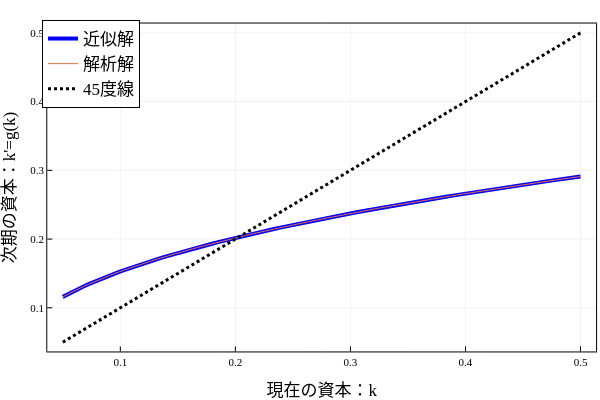

Notebook code cell kept with this figure:
### Code cell
plt = plot(params.kgrid, pfcn0,
    color = :blue,
    legend = :topleft,
    label = ("近似解"),
    xlabel = ("現在の資本：k"),
    ylabel = ("次期の資本：k'=g(k)"),
    linewidth = 4,
    titlefont = font("HackGen35Nerd", 12),
    guidefont = font("HackGen35Nerd", 12),
    tickfont = font("HackGen35Nerd", 8),
    legend_font_family = ("HackGen35Nerd"),
    legendfontsize = 12,
    framestyle = :semi
)
plot!(params.kgrid, p_true, linewidth = 1, label="解析解")
plot!(params.kgrid, params.kgrid, linewidth = 3, color = "black", linestyle = :dot, label="45度線")
